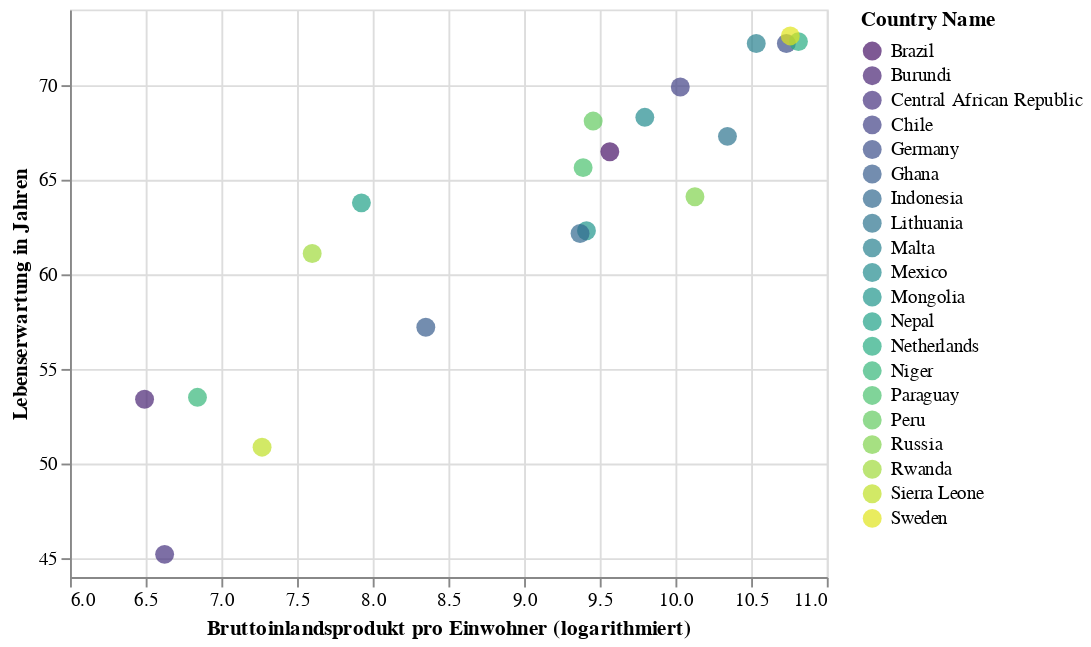

The notebook cell this image was saved under:
### Markdown cell above
Darstellung der Länder in einem Punktediagramm:

### Code cell
alt.Chart(df).mark_circle(size=100).encode(
    x=alt.X('logged_gdp_per_capita', title='Bruttoinlandsprodukt pro Einwohner (logarithmiert)', scale=alt.Scale(zero=False)),
    y=alt.Y('healthy_life_expectancy', title='Lebenserwartung in Jahren', scale=alt.Scale(zero=False)),
    color=alt.Color('country_name', legend=alt.Legend(title='Country Name'), scale=alt.Scale(scheme='viridis')),
    tooltip=['country_name']
)

### Figure 1 — Vega-Lite specification as saved in the notebook (floating-point values rounded to 4 significant figures)
{"config": {"view": {"continuousWidth": 400, "continuousHeight": 300}}, "data": {"name": "data-0a0d53e7a9bb83a247d9521b06b0680d"}, "mark": {"type": "circle", "size": 100}, "encoding": {"color": {"field": "country_name", "legend": {"title": "Country Name"}, "scale": {"scheme": "viridis"}, "type": "nominal"}, "tooltip": [{"field": "country_name", "type": "nominal"}], "x": {"field": "logged_gdp_per_capita", "scale": {"zero": false}, "title": "Bruttoinlandsprodukt pro Einwohner (logarithmiert)", "type": "quantitative"}, "y": {"field": "healthy_life_expectancy", "scale": {"zero": false}, "title": "Lebenserwartung in Jahren", "type": "quantitative"}}, "$schema": "https://vega.github.io/schema/vega-lite/v4.17.0.json", "datasets": {"data-0a0d53e7a9bb83a247d9521b06b0680d": [{"country_name": "Paraguay", "regional_indicator": "Latin America and Caribbean", "ladder_score": 5.692, "standard_error_of_ladder_score": 0.05196, "upperwhisker": 5.794, "lowerwhisker": 5.59, "logged_gdp_per_capita": 9.39, "social_support": 0.8987, "healthy_life_expectancy": 65.64, "freedom_to_make_life_choices": 0.8859, "generosity": 0.007998, "perceptions_of_corruption": 0.8348, "ladder_score_in_dystopia": 1.972, "explained_by_log_gdp_per_capita": 0.898, "explained_by_social_support": 1.368, "explained_by_healthy_life_expectancy": 0.7359, "explained_by_freedom_to_make_life_choices": 0.5865, "explained_by_generosity": 0.2043, "explained_by_perceptions_of_corruption": 0.06508, "dystopia_residual": 1.834}, {"country_name": "Rwanda", "regional_indicator": "Sub-Saharan Africa", "ladder_score": 3.312, "standard_error_of_ladder_score": 0.05243, "upperwhisker": 3.415, "lowerwhisker": 3.21, "logged_gdp_per_capita": 7.6, "social_support": 0.5408, "healthy_life_expectancy": 61.1, "freedom_to_make_life_choices": 0.9006, "generosity": 0.05548, "perceptions_of_corruption": 0.1835, "ladder_score_in_dystopia": 1.972, "explained_by_log_gdp_per_capita": 0.3432, "explained_by_social_support": 0.5229, "explained_by_healthy_life_expectancy": 0.5724, "explained_by_freedom_to_make_life_choices": 0.6041, "explained_by_generosity": 0.2357, "explained_by_perceptions_of_corruption": 0.4855, "dystopia_residual": 0.5484}, {"country_name": "Russia", "regional_indicator": "Commonwealth of Independent States", "ladder_score": 5.546, "standard_error_of_ladder_score": 0.03961, "upperwhisker": 5.624, "lowerwhisker": 5.468, "logged_gdp_per_capita": 10.13, "social_support": 0.9032, "healthy_life_expectancy": 64.1, "freedom_to_make_life_choices": 0.7299, "generosity": -0.1512, "perceptions_of_corruption": 0.8648, "ladder_score_in_dystopia": 1.972, "explained_by_log_gdp_per_capita": 1.127, "explained_by_social_support": 1.379, "explained_by_healthy_life_expectancy": 0.6804, "explained_by_freedom_to_make_life_choices": 0.3995, "explained_by_generosity": 0.09904, "explained_by_perceptions_of_corruption": 0.0457, "dystopia_residual": 1.816}, {"country_name": "Mongolia", "regional_indicator": "East Asia", "ladder_score": 5.456, "standard_error_of_ladder_score": 0.04031, "upperwhisker": 5.535, "lowerwhisker": 5.377, "logged_gdp_per_capita": 9.412, "social_support": 0.9371, "healthy_life_expectancy": 62.3, "freedom_to_make_life_choices": 0.6934, "generosity": 0.09809, "perceptions_of_corruption": 0.8635, "ladder_score_in_dystopia": 1.972, "explained_by_log_gdp_per_capita": 0.9049, "explained_by_social_support": 1.459, "explained_by_healthy_life_expectancy": 0.6158, "explained_by_freedom_to_make_life_choices": 0.3557, "explained_by_generosity": 0.2639, "explained_by_perceptions_of_corruption": 0.04653, "dystopia_residual": 1.811}, {"country_name": "Mexico", "regional_indicator": "Latin America and Caribbean", "ladder_score": 6.465, "standard_error_of_ladder_score": 0.04812, "upperwhisker": 6.559, "lowerwhisker": 6.371, "logged_gdp_per_capita": 9.798, "social_support": 0.8387, "healthy_life_expectancy": 68.3, "freedom_to_make_life_choices": 0.8587, "generosity": -0.1753, "perceptions_of_corruption": 0.8068, "ladder_score_in_dystopia": 1.972, "explained_by_log_gdp_per_capita": 1.024, "explained_by_social_support": 1.226, "explained_by_healthy_life_expectancy": 0.8316, "explained_by_freedom_to_make_life_choices": 0.5539, "explained_by_generosity": 0.08309, "explained_by_perceptions_of_corruption": 0.08313, "dystopia_residual": 2.663}, {"country_name": "Indonesia", "regional_indicator": "Southeast Asia", "ladder_score": 5.286, "standard_error_of_ladder_score": 0.04769, "upperwhisker": 5.379, "lowerwhisker": 5.192, "logged_gdp_per_capita": 9.37, "social_support": 0.8084, "healthy_life_expectancy": 62.16, "freedom_to_make_life_choices": 0.8706, "generosity": 0.5196, "perceptions_of_corruption": 0.8763, "ladder_score_in_dystopia": 1.972, "explained_by_log_gdp_per_capita": 0.8917, "explained_by_social_support": 1.155, "explained_by_healthy_life_expectancy": 0.6104, "explained_by_freedom_to_make_life_choices": 0.5682, "explained_by_generosity": 0.5426, "explained_by_perceptions_of_corruption": 0.03828, "dystopia_residual": 1.48}, {"country_name": "Chile", "regional_indicator": "Latin America and Caribbean", "ladder_score": 6.228, "standard_error_of_ladder_score": 0.04572, "upperwhisker": 6.318, "lowerwhisker": 6.139, "logged_gdp_per_capita": 10.03, "social_support": 0.8797, "healthy_life_expectancy": 69.9, "freedom_to_make_life_choices": 0.7449, "generosity": -0.06567, "perceptions_of_corruption": 0.8382, "ladder_score_in_dystopia": 1.972, "explained_by_log_gdp_per_capita": 1.097, "explained_by_social_support": 1.323, "explained_by_healthy_life_expectancy": 0.8893, "explained_by_freedom_to_make_life_choices": 0.4175, "explained_by_generosity": 0.1556, "explained_by_perceptions_of_corruption": 0.06285, "dystopia_residual": 2.283}, {"country_name": "Nepal", "regional_indicator": "South Asia", "ladder_score": 5.137, "standard_error_of_ladder_score": 0.05769, "upperwhisker": 5.25, "lowerwhisker": 5.024, "logged_gdp_per_capita": 7.925, "social_support": 0.7855, "healthy_life_expectancy": 63.78, "freedom_to_make_life_choices": 0.7976, "generosity": 0.1542, "perceptions_of_corruption": 0.7381, "ladder_score_in_dystopia": 1.972, "explained_by_log_gdp_per_capita": 0.4441, "explained_by_social_support": 1.101, "explained_by_healthy_life_expectancy": 0.6689, "explained_by_freedom_to_make_life_choices": 0.4806, "explained_by_generosity": 0.301, "explained_by_perceptions_of_corruption": 0.1275, "dystopia_residual": 2.014}, {"country_name": "Lithuania", "regional_indicator": "Central and Eastern Europe", "ladder_score": 6.215, "standard_error_of_ladder_score": 0.04419, "upperwhisker": 6.302, "lowerwhisker": 6.129, "logged_gdp_per_capita": 10.34, "social_support": 0.9261, "healthy_life_expectancy": 67.29, "freedom_to_make_life_choices": 0.7474, "generosity": -0.2197, "perceptions_of_corruption": 0.8096, "ladder_score_in_dystopia": 1.972, "explained_by_log_gdp_per_capita": 1.194, "explained_by_social_support": 1.433, "explained_by_healthy_life_expectancy": 0.7954, "explained_by_freedom_to_make_life_choices": 0.4205, "explained_by_generosity": 0.05369, "explained_by_perceptions_of_corruption": 0.08135, "dystopia_residual": 2.238}, {"country_name": "Central African Republic", "regional_indicator": "Sub-Saharan Africa", "ladder_score": 3.476, "standard_error_of_ladder_score": 0.1152, "upperwhisker": 3.702, "lowerwhisker": 3.25, "logged_gdp_per_capita": 6.625, "social_support": 0.3195, "healthy_life_expectancy": 45.2, "freedom_to_make_life_choices": 0.6409, "generosity": 0.08241, "perceptions_of_corruption": 0.8918, "ladder_score_in_dystopia": 1.972, "explained_by_log_gdp_per_capita": 0.04107, "explained_by_social_support": 0.0, "explained_by_healthy_life_expectancy": 0.0, "explained_by_freedom_to_make_life_choices": 0.2928, "explained_by_generosity": 0.2535, "explained_by_perceptions_of_corruption": 0.02826, "dystopia_residual": 2.86}, {"country_name": "Sierra Leone", "regional_indicator": "Sub-Saharan Africa", "ladder_score": 3.926, "standard_error_of_ladder_score": 0.06115, "upperwhisker": 4.046, "lowerwhisker": 3.807, "logged_gdp_per_capita": 7.269, "social_support": 0.6361, "healthy_life_expectancy": 50.87, "freedom_to_make_life_choices": 0.7153, "generosity": 0.08866, "perceptions_of_corruption": 0.8613, "ladder_score_in_dystopia": 1.972, "explained_by_log_gdp_per_capita": 0.2406, "explained_by_social_support": 0.748, "explained_by_healthy_life_expectancy": 0.204, "explained_by_freedom_to_make_life_choices": 0.382, "explained_by_generosity": 0.2576, "explained_by_perceptions_of_corruption": 0.04794, "dystopia_residual": 2.046}, {"country_name": "Germany", "regional_indicator": "Western Europe", "ladder_score": 7.076, "standard_error_of_ladder_score": 0.03561, "upperwhisker": 7.146, "lowerwhisker": 7.006, "logged_gdp_per_capita": 10.73, "social_support": 0.8989, "healthy_life_expectancy": 72.2, "freedom_to_make_life_choices": 0.8674, "generosity": 0.08018, "perceptions_of_corruption": 0.4564, "ladder_score_in_dystopia": 1.972, "explained_by_log_gdp_per_capita": 1.314, "explained_by_social_support": 1.369, "explained_by_healthy_life_expectancy": 0.9721, "explained_by_freedom_to_make_life_choices": 0.5643, "explained_by_generosity": 0.252, "explained_by_perceptions_of_corruption": 0.3094, "dystopia_residual": 2.295}, {"country_name": "Brazil", "regional_indicator": "Latin America and Caribbean", "ladder_score": 6.376, "standard_error_of_ladder_score": 0.04079, "upperwhisker": 6.456, "lowerwhisker": 6.296, "logged_gdp_per_capita": 9.566, "social_support": 0.8967, "healthy_life_expectancy": 66.48, "freedom_to_make_life_choices": 0.7998, "generosity": -0.1018, "perceptions_of_corruption": 0.7706, "ladder_score_in_dystopia": 1.972, "explained_by_log_gdp_per_capita": 0.9527, "explained_by_social_support": 1.363, "explained_by_healthy_life_expectancy": 0.7661, "explained_by_freedom_to_make_life_choices": 0.4833, "explained_by_generosity": 0.1317, "explained_by_perceptions_of_corruption": 0.1065, "dystopia_residual": 2.572}, {"country_name": "Ghana", "regional_indicator": "Sub-Saharan Africa", "ladder_score": 5.148, "standard_error_of_ladder_score": 0.05863, "upperwhisker": 5.263, "lowerwhisker": 5.033, "logged_gdp_per_capita": 8.351, "social_support": 0.7286, "healthy_life_expectancy": 57.2, "freedom_to_make_life_choices": 0.7948, "generosity": 0.09417, "perceptions_of_corruption": 0.848, "ladder_score_in_dystopia": 1.972, "explained_by_log_gdp_per_capita": 0.5759, "explained_by_social_support": 0.9664, "explained_by_healthy_life_expectancy": 0.4322, "explained_by_freedom_to_make_life_choices": 0.4773, "explained_by_generosity": 0.2613, "explained_by_perceptions_of_corruption": 0.05657, "dystopia_residual": 2.378}, {"country_name": "Malta", "regional_indicator": "Western Europe", "ladder_score": 6.773, "standard_error_of_ladder_score": 0.04296, "upperwhisker": 6.857, "lowerwhisker": 6.689, "logged_gdp_per_capita": 10.53, "social_support": 0.9304, "healthy_life_expectancy": 72.2, "freedom_to_make_life_choices": 0.9249, "generosity": 0.215, "perceptions_of_corruption": 0.6585, "ladder_score_in_dystopia": 1.972, "explained_by_log_gdp_per_capita": 1.253, "explained_by_social_support": 1.443, "explained_by_healthy_life_expectancy": 0.972, "explained_by_freedom_to_make_life_choices": 0.6332, "explained_by_generosity": 0.3412, "explained_by_perceptions_of_corruption": 0.1789, "dystopia_residual": 1.952}, {"country_name": "Niger", "regional_indicator": "Sub-Saharan Africa", "ladder_score": 4.91, "standard_error_of_ladder_score": 0.07721, "upperwhisker": 5.061, "lowerwhisker": 4.758, "logged_gdp_per_capita": 6.842, "social_support": 0.6174, "healthy_life_expectancy": 53.5, "freedom_to_make_life_choices": 0.7598, "generosity": 0.01386, "perceptions_of_corruption": 0.7225, "ladder_score_in_dystopia": 1.972, "explained_by_log_gdp_per_capita": 0.1083, "explained_by_social_support": 0.7038, "explained_by_healthy_life_expectancy": 0.2988, "explained_by_freedom_to_make_life_choices": 0.4353, "explained_by_generosity": 0.2082, "explained_by_perceptions_of_corruption": 0.1376, "dystopia_residual": 3.018}, {"country_name": "Burundi", "regional_indicator": "Sub-Saharan Africa", "ladder_score": 3.775, "standard_error_of_ladder_score": 0.1071, "upperwhisker": 3.985, "lowerwhisker": 3.565, "logged_gdp_per_capita": 6.493, "social_support": 0.4903, "healthy_life_expectancy": 53.4, "freedom_to_make_life_choices": 0.6264, "generosity": -0.01755, "perceptions_of_corruption": 0.6069, "ladder_score_in_dystopia": 1.972, "explained_by_log_gdp_per_capita": 0.0, "explained_by_social_support": 0.4036, "explained_by_healthy_life_expectancy": 0.2952, "explained_by_freedom_to_make_life_choices": 0.2754, "explained_by_generosity": 0.1874, "explained_by_perceptions_of_corruption": 0.2122, "dystopia_residual": 2.402}, {"country_name": "Peru", "regional_indicator": "Latin America and Caribbean", "ladder_score": 5.797, "standard_error_of_ladder_score": 0.06131, "upperwhisker": 5.917, "lowerwhisker": 5.677, "logged_gdp_per_capita": 9.456, "social_support": 0.8311, "healthy_life_expectancy": 68.1, "freedom_to_make_life_choices": 0.8248, "generosity": -0.1624, "perceptions_of_corruption": 0.8937, "ladder_score_in_dystopia": 1.972, "explained_by_log_gdp_per_capita": 0.9185, "explained_by_social_support": 1.208, "explained_by_healthy_life_expectancy": 0.8244, "explained_by_freedom_to_make_life_choices": 0.5132, "explained_by_generosity": 0.09161, "explained_by_perceptions_of_corruption": 0.02703, "dystopia_residual": 2.213}, {"country_name": "Netherlands", "regional_indicator": "Western Europe", "ladder_score": 7.449, "standard_error_of_ladder_score": 0.02779, "upperwhisker": 7.503, "lowerwhisker": 7.394, "logged_gdp_per_capita": 10.81, "social_support": 0.9391, "healthy_life_expectancy": 72.3, "freedom_to_make_life_choices": 0.9085, "generosity": 0.2076, "perceptions_of_corruption": 0.3647, "ladder_score_in_dystopia": 1.972, "explained_by_log_gdp_per_capita": 1.339, "explained_by_social_support": 1.464, "explained_by_healthy_life_expectancy": 0.9757, "explained_by_freedom_to_make_life_choices": 0.6136, "explained_by_generosity": 0.3363, "explained_by_perceptions_of_corruption": 0.3686, "dystopia_residual": 2.352}, {"country_name": "Sweden", "regional_indicator": "Western Europe", "ladder_score": 7.353, "standard_error_of_ladder_score": 0.03623, "upperwhisker": 7.425, "lowerwhisker": 7.282, "logged_gdp_per_capita": 10.76, "social_support": 0.9263, "healthy_life_expectancy": 72.6, "freedom_to_make_life_choices": 0.9391, "generosity": 0.1116, "perceptions_of_corruption": 0.2509, "ladder_score_in_dystopia": 1.972, "explained_by_log_gdp_per_capita": 1.322, "explained_by_social_support": 1.433, "explained_by_healthy_life_expectancy": 0.9865, "explained_by_freedom_to_make_life_choices": 0.6503, "explained_by_generosity": 0.2728, "explained_by_perceptions_of_corruption": 0.4421, "dystopia_residual": 2.246}]}}
